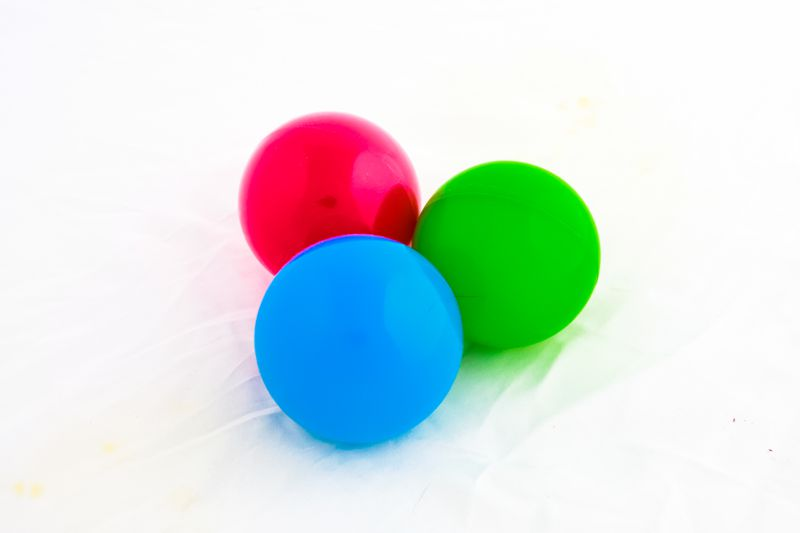
#> input picture Chapter 9/color_balls_small.jpg, 800 x 533 px
$ python flip_image.py
#> lines starting #> are read from the running program, lines starting #| are printed output that depends on the picture
import cv2

img = cv2.imread('color_balls_small.jpg')
#> img is the input picture: shape (533, 800, 3); mean B, G, R 223, 225.6, 210.9
h_img = cv2.flip(img, 0)
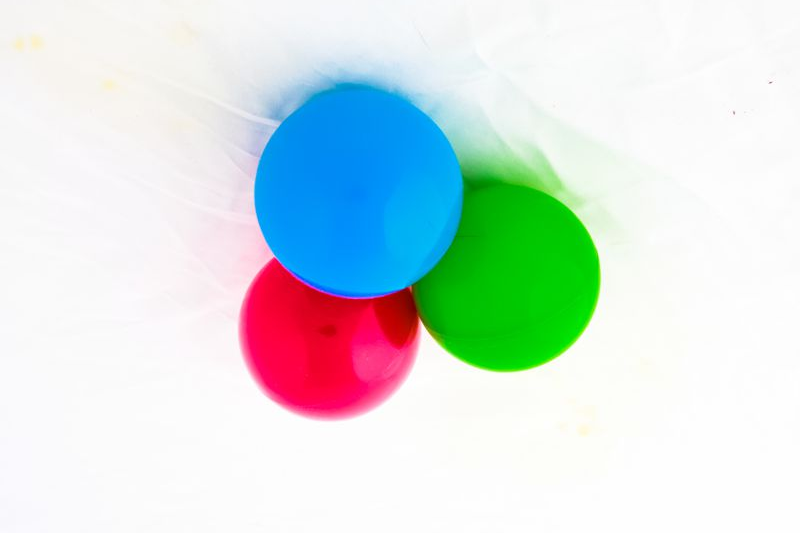
#> h_img: shape (533, 800, 3); mean B, G, R 223, 225.6, 210.9
v_img = cv2.flip(img, 1)
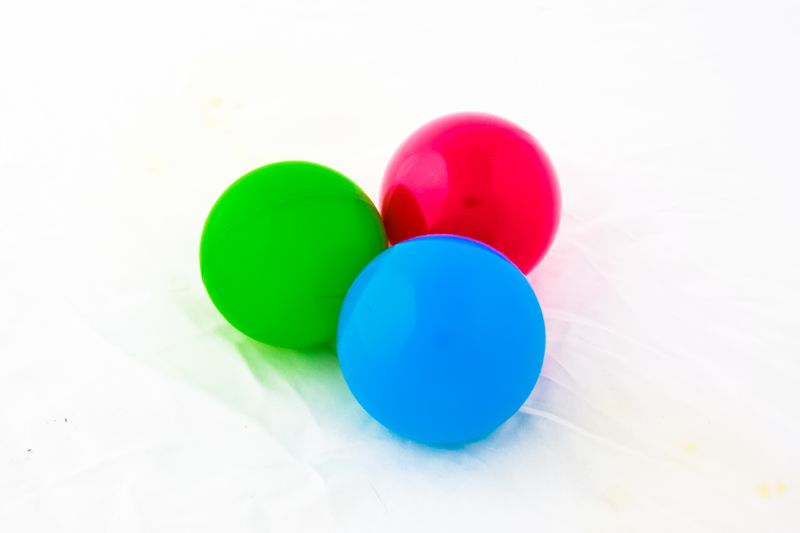
#> v_img: shape (533, 800, 3); mean B, G, R 223, 225.6, 210.9
b_img = cv2.flip(img, -1)
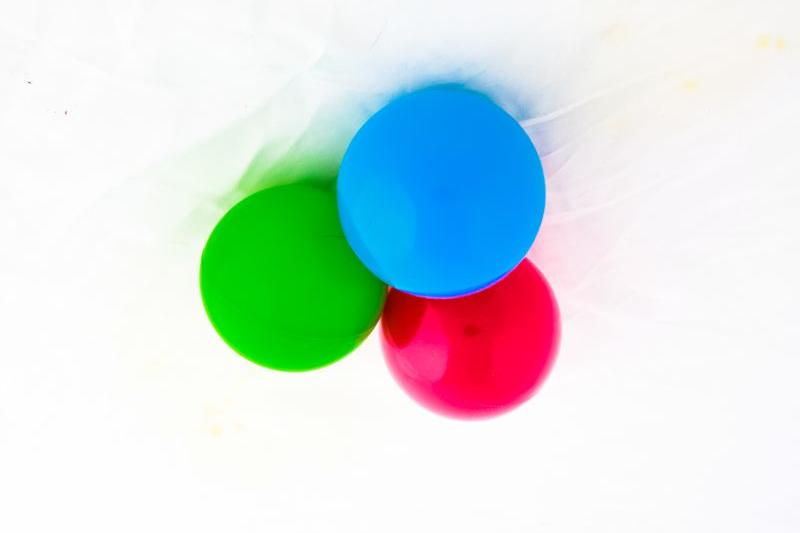
#> b_img: shape (533, 800, 3); mean B, G, R 223, 225.6, 210.9

cv2.imshow('image', img)
cv2.imshow('horizontal', h_img)
cv2.imshow('vertical', v_img)
cv2.imshow('both', b_img)

cv2.waitKey(0)
